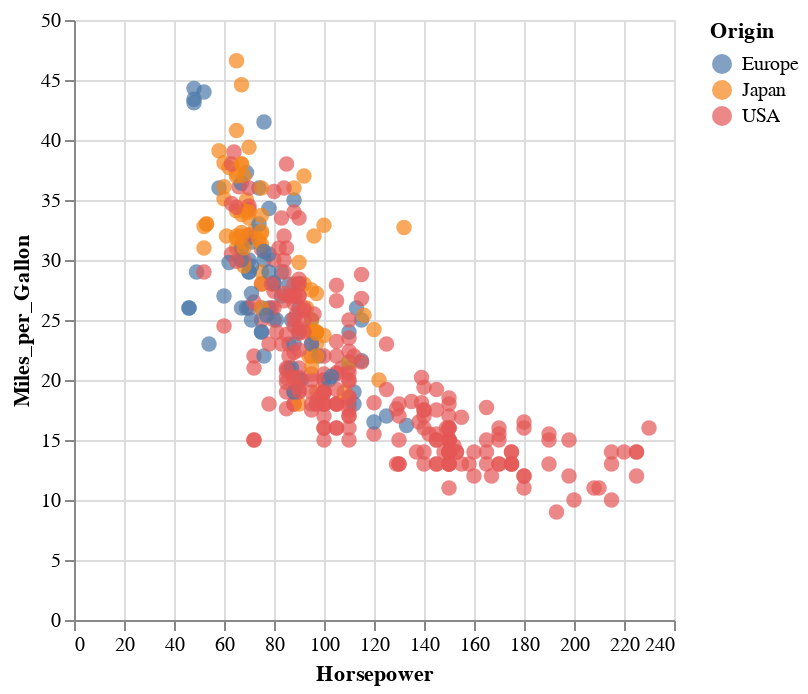

Notebook source saved alongside this figure:
### Markdown cell above
<a id="altair"></a>
# Altair
For Altair displaying frontends refer to the documentation: [Displaying Altair Charts](https://altair-viz.github.io/user_guide/display_frontends.html). By default, both Jupyter Notebook and JupyterLab will render if there is a web connection. See the documentation for offline rendering.

### Code cell
import altair as alt
from vega_datasets import data

source = data.cars()

alt.Chart(source).mark_circle(size=60).encode(
    x="Horsepower",
    y="Miles_per_Gallon",
    color="Origin",
    tooltip=["Name", "Origin", "Horsepower", "Miles_per_Gallon"],
).interactive()

### Figure 1 — Vega-Lite specification as saved in the notebook (floating-point values rounded to 4 significant figures; data arrays with more than 128 entries replaced by an {"elided": "..."} marker saying what was removed)
{"config": {"view": {"continuousWidth": 300, "continuousHeight": 300}}, "data": {"name": "data-583e73726c1545c56c203344161a975c"}, "mark": {"type": "circle", "size": 60}, "encoding": {"color": {"field": "Origin", "type": "nominal"}, "tooltip": [{"field": "Name", "type": "nominal"}, {"field": "Origin", "type": "nominal"}, {"field": "Horsepower", "type": "quantitative"}, {"field": "Miles_per_Gallon", "type": "quantitative"}], "x": {"field": "Horsepower", "type": "quantitative"}, "y": {"field": "Miles_per_Gallon", "type": "quantitative"}}, "params": [{"name": "param_1e9efca18e7a2868", "select": {"type": "interval", "encodings": ["x", "y"]}, "bind": "scales"}], "$schema": "https://vega.github.io/schema/vega-lite/v6.1.0.json", "datasets": {"data-583e73726c1545c56c203344161a975c": {"elided": "406 records"}}}
